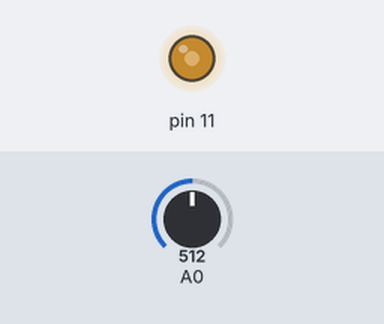
Bench run of a sketch on a simulated Arduino Uno, built with avr-gcc and run on an emulated ATmega328P. Parts: output pins drawn as LEDs (lit = HIGH). The inputs (shaded band) are chosen by the test bench; at power-on: A0 = 512.

Above: at 1.2 s.
1.3 s: A0 set to 716
At 1.6 s:
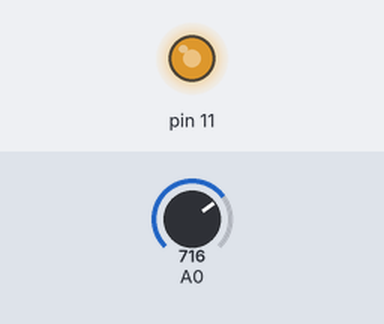
2.8 s: A0 set to 900
At 4.0 s:
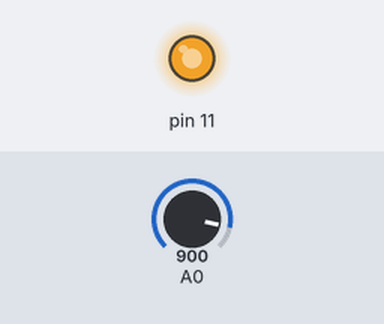
4.3 s: A0 set to 122
At 5.1 s:
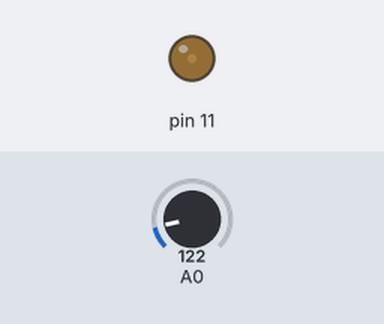
5.8 s: A0 set to 0
At 6.2 s:
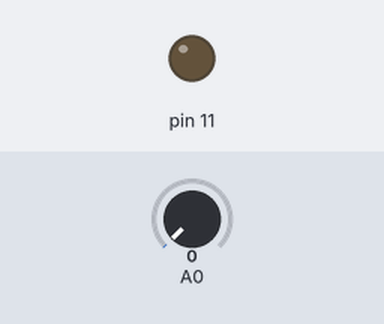
7.3 s: A0 set to 511
At 8.6 s:
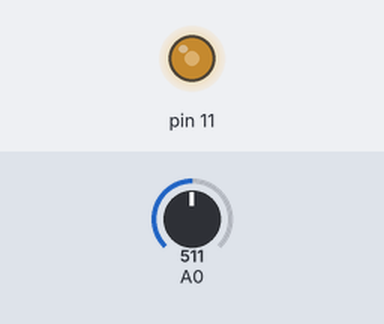
Timing chart, 0 to 9.8 s (numbered marks = the images above; inputs shaded):
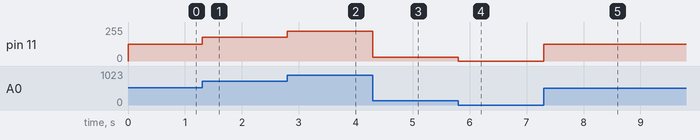

The sketch:

potentiometer_example.ino
```cpp
int input= 0 ;
int output = 0;

void setup()
{
	pinMode( A0 , INPUT);
	pinMode( 11 , OUTPUT);
}

void loop()
{
	input = 	analogRead(A0) ;
	output = map (input, 0, 1023, 0, 255);
        analogWrite (11, output);
}
```

Measured:
- after the input at 1.3 s, pin 11: 127/255 → 178/255 at once
- after the input at 2.8 s, pin 11: 178/255 → 224/255 at once
- after the input at 4.3 s, pin 11: 224/255 → 30/255 at once
- after the input at 5.8 s, pin 11: 30/255 → 0/255 at once
- after the input at 7.3 s, pin 11: 0/255 → 127/255 at once
